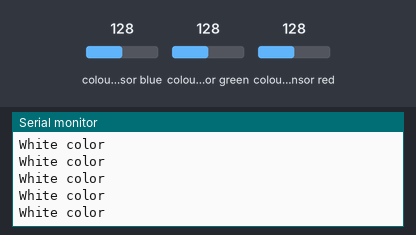
A sketch run on a simulated Arduino Uno, built with avr-gcc and run on an emulated ATmega328P. Parts: the last lines printed to the serial monitor. Inputs (shaded band) come from the test bench; at power-on: colour sensor blue 128, colour sensor green 128, colour sensor red 128.

Above: at 1.2 s.
1.3 s: colour sensor blue set to 191
At 1.67 s:
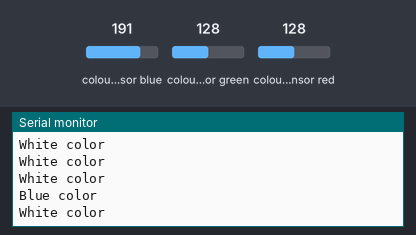
3.2 s: colour sensor green set to 5
At 3.37 s:
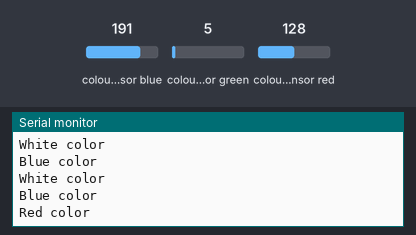
4.9 s: colour sensor green set to 250
At 5.08 s:
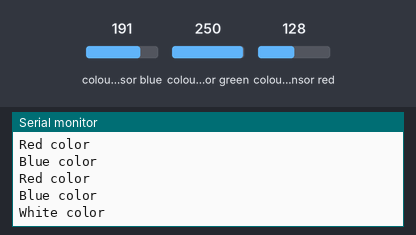

Measured:
- after the input at 1.3 s, the serial monitor: prints a new line after 0.20 s (image 1)
- after the input at 3.2 s, the serial monitor: prints a new line at once (image 2)

The sketch:

color_.ino
```cpp
#include <tcs3200.h>

int red, green, blue, white,present_color;

tcs3200 tcs(4, 5, 6, 7, 8); // (S0, S1, S2, S3, output pin)  //

void setup() {
  Serial.begin(9600);
}

void loop() {
  red = tcs.colorRead('r');
  green = tcs.colorRead('g');
  blue = tcs.colorRead('b');
  white = tcs.colorRead('c');

  present_color = red;
  if (blue > present_color) {
    present_color = blue;
    Serial.println("Blue color");
  }
  if (green > present_color) {
    present_color = green;
    Serial.println("Green color");
  }
  if (white > present_color) {
    present_color = white;
    Serial.println("White color");
  }
  else
  Serial.println("Red color");

  delay(200);

}
```
